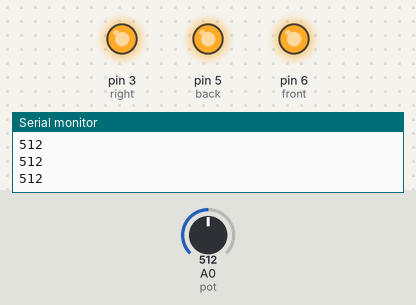
Bench run of a sketch on a simulated Arduino Uno, built with avr-gcc and run on an emulated ATmega328P. Shown: output pins drawn as LEDs (lit = HIGH), the last lines printed to the serial monitor. The test bench sets the inputs (shaded band); at power-on: A0 (pot) = 512. Pins used as bus, display or sensor lines are not drawn.

Above: at 1.2 s.
1.3 s: A0 (pot) set to 654
2.8 s: A0 (pot) set to 686
At 4.0 s:
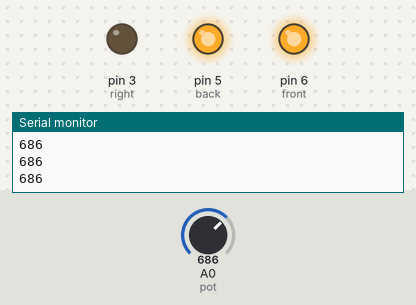
Timing chart, 0 to 5.8 s (numbered marks = the images above; inputs shaded):
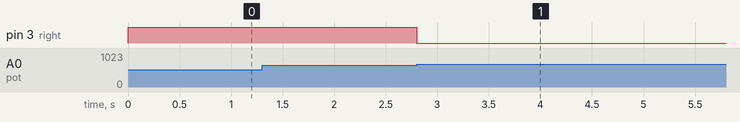

Measured:
- the behaviour switches between 670 and 671 on A0 (pot) (found by bisection; images 0 and 1)
- after the input at 1.3 s, every drawn part: stays the same
- after the input at 2.8 s, pin 3 (right): HIGH → LOW at once

The sketch:

test.ino
```cpp
//int ledRed = 12;      // LED connected to digital pin 4
//#define constrain(amt,low,high);
int front = 6;
int back = 5;
int left = 4;
int right = 3;
int pot=A0;
const int ref=850;
int d1;
int range=constrain(range,825,875);
// front with right = p
// front with left = q

void setup(){
 // Open serial connection.
 Serial.begin(9600);
 int d1=analogRead(pot);

 //pinMode(ledRed, OUTPUT);
 pinMode(front,OUTPUT);
 pinMode(back,OUTPUT);
 pinMode(left,OUTPUT);
 pinMode(right,OUTPUT);
 digitalWrite(front,HIGH);
 digitalWrite(back,HIGH);
 digitalWrite(right,HIGH);
 digitalWrite(left,HIGH);

}

void move_straight()
{
     digitalWrite(front,LOW);
     digitalWrite(back,HIGH);
     digitalWrite(right,HIGH);
     digitalWrite(left,HIGH);
}
void reverse()
{
     digitalWrite(front,HIGH);
     digitalWrite(back,LOW);
     digitalWrite(right,HIGH);
     digitalWrite(left,HIGH);
}
void tyre_left(){
     digitalWrite(front,HIGH);
     digitalWrite(back,HIGH);
     digitalWrite(right,HIGH);
     digitalWrite(left,LOW);
}
void move_left(){
     digitalWrite(front,LOW);
     digitalWrite(back,HIGH);
     digitalWrite(right,HIGH);
     digitalWrite(left,LOW);
}
void tyre_right(){
     digitalWrite(front,HIGH);
     digitalWrite(back,HIGH);
     digitalWrite(right,LOW);
     digitalWrite(left,LOW);
}
void move_right(){
     digitalWrite(front,LOW);
     digitalWrite(back,HIGH);
     digitalWrite(right,LOW);
     digitalWrite(left,HIGH);
}
void tyre_straight()
{
  while(analogRead(pot)>670 || analogRead(pot)<525)
  {
  Serial.println(analogRead(pot));
  if (analogRead(pot)< 525)
      {
         tyre_left();
       delay(30);
       digitalWrite(left,HIGH);
      }

  else if(analogRead(pot)>670)
      {
        tyre_right();
         delay(30);
        digitalWrite(right,HIGH);
      }
   else
   {
     digitalWrite(left,HIGH);
     digitalWrite(right,HIGH);
   }
   if(570<analogRead(pot)<670)
     break;
   delay(10);
  }
}

void loop(){

tyre_straight();
}
/*void loop()
{
  tyre_straight();
  move_straight();
  if(Serial.available() > 0){
       char data = Serial.read();
       char str[2];
       str[0] = data;
       str[1] = '\0';// if data present, blink
       if(str[0] == 'f'){
         tyre_straight();
         move_straight();
          }
       else if(str[0] == 'b'){
         tyre_straight();
         reverse();
       }
       else if(str[0] == 'l'){
         move_left();
       }
       else if (str[0]== 'r'){
         move_right();

       }
       else {
         tyre_straight();
         move_straight();
       }
  }
}*/
```
